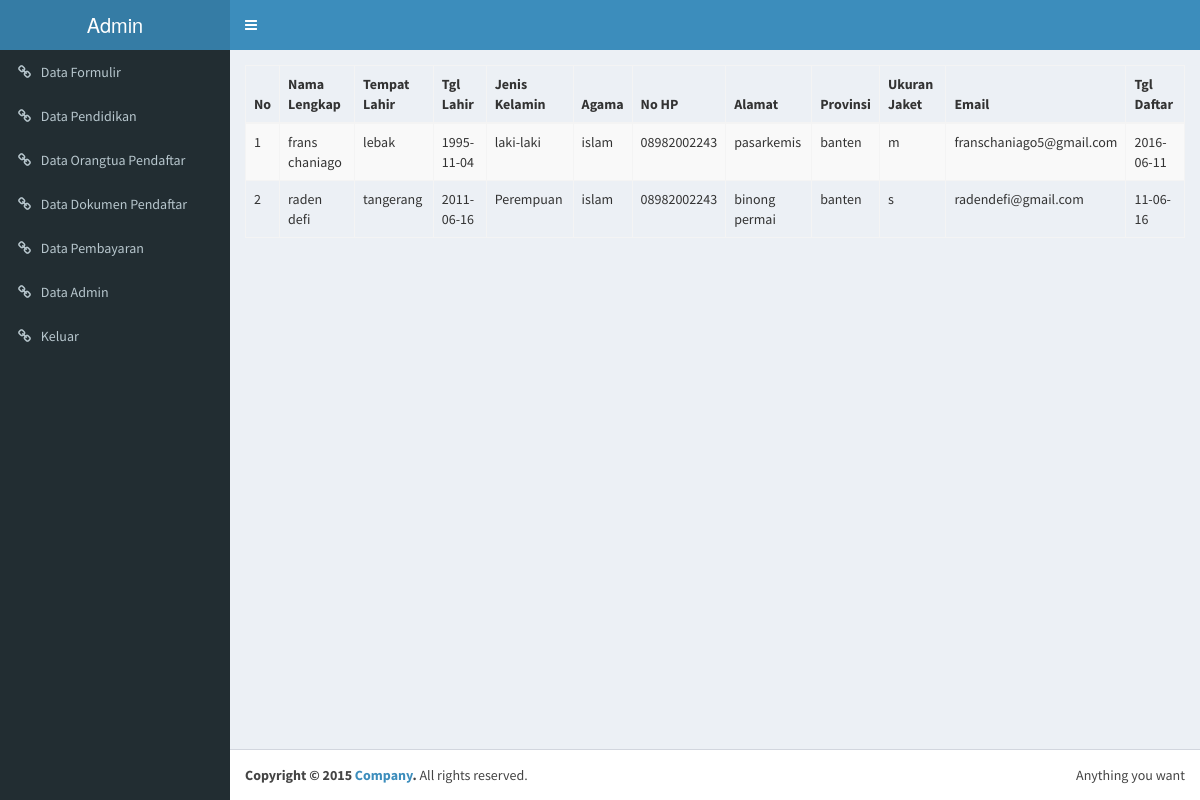
The page /admin/index.php (signed in) on the database its author committed.
### tables this page shows
CREATE TABLE `formulir_mhs` (
  `id` int(11) NOT NULL,
  `nama_lengkap` varchar(100) NOT NULL,
  `tempat_lahir` varchar(100) NOT NULL,
  `tgl_lahir` date NOT NULL,
  `jenis_kelamin` varchar(20) NOT NULL,
  `agama` varchar(20) NOT NULL,
  `no_hp` varchar(15) NOT NULL,
  `alamat` text NOT NULL,
  `provinsi` varchar(100) NOT NULL,
  `no_jaket` varchar(5) NOT NULL,
  `email` varchar(100) NOT NULL,
  `tgl_daftar` varchar(100) NOT NULL
);

### admin/config/fungsi.php (called while the page is built, shortened)
<?php
function tampilpendaftar(){
	global $konek;
	$sql="SELECT * FROM formulir_mhs";
	$result=mysqli_query($konek,$sql) or die('gagal menampilkan data');
	return $result;
}
 ?>

### admin/index.php (the view, shortened to what this page needs)
<?php include 'head.php';
if(empty($_SESSION['id'])){ ?>
  <script>window.location.href='login.php'</script>
<?php }else{
$result=tampilpendaftar();
?>
<link rel="stylesheet" type="text/css" href="dt/css/dataTables.bootstrap.css">
<table class="table table-striped table-bordered">
  <thead>
    <tr>
      <th>No</th>
      <th>Nama Lengkap</th>
      <th>Tempat Lahir</th>
      <th>Tgl Lahir</th>
      <th>Jenis Kelamin</th>
      <th>Agama</th>
      <th>No HP</th>
      <th>Alamat</th>
      <th>Provinsi</th>
      <th>Ukuran Jaket</th>
      <th>Email</th>
      <th>Tgl Daftar</th>
    </tr>
  </thead>
      <tbody>
      <?php $no=1; while ($row=mysqli_fetch_assoc($result)) {
      ?>
        <tr>
        <td><?= $no; ?></td>
        <td><?= $row['nama_lengkap'] ?></td>
        <td><?= $row['tempat_lahir'] ?></td>
        <td><?= $row['tgl_lahir'] ?></td>
        <td><?= $row['jenis_kelamin'] ?></td>
        <td><?= $row['agama'] ?></td>
        <td><?= $row['no_hp'] ?></td>
        <td><?= $row['alamat'] ?></td>
        <td><?= $row['provinsi'] ?></td>
        <td><?= $row['no_jaket'] ?></td>
        <td><?= $row['email'] ?></td>
        <td><?= $row['tgl_daftar'] ?></td>
        </tr>
        <?php $no++; }?>
      </tbody>
</table>
</head>
<?php }include 'foot.php'; ?>

### admin/head.php (shortened to what this page needs)
<!DOCTYPE html>
<html>
<head>
  <link rel="stylesheet" href="bootstrap/css/bootstrap.min.css">
  <link rel="stylesheet" href="https://cdnjs.cloudflare.com/ajax/libs/font-awesome/4.5.0/css/font-awesome.min.css">
  <link rel="stylesheet" href="https://cdnjs.cloudflare.com/ajax/libs/ionicons/2.0.1/css/ionicons.min.css">
  <link rel="stylesheet" href="dist/css/AdminLTE.min.css">
  <link rel="stylesheet" href="dist/css/skins/skin-blue.min.css">
<body class="hold-transition skin-blue sidebar-mini">
<div class="wrapper">
  <header class="main-header">
    <a href="index2.html" class="logo">
      <span class="logo-lg">Admin</span>
    </a>
    <nav class="navbar navbar-static-top" role="navigation">
      <a href="#" class="sidebar-toggle" data-toggle="offcanvas" role="button">
      </a>
    </nav>
  </header>
  <aside class="main-sidebar">
    <section class="sidebar">
      <ul class="sidebar-menu">
        <li><a href="index.php"><i class="fa fa-link"></i> <span>Data Formulir</span></a></li>
        <li><a href="data_pendidikan.php"><i class="fa fa-link"></i> <span>Data Pendidikan</span></a></li>
        <li><a href="data_ortu.php"><i class="fa fa-link"></i> <span>Data Orangtua Pendaftar</span></a></li>
        <li><a href="data_dokumen.php"><i class="fa fa-link"></i> <span>Data Dokumen Pendaftar</span></a></li>
        <li><a href="data_pembayaran.php"><i class="fa fa-link"></i> <span>Data Pembayaran</span></a></li>
        <li><a href="data_admin.php"><i class="fa fa-link"></i> <span>Data Admin</span></a></li>
        <li><a href="logout.php"><i class="fa fa-link"></i> <span>Keluar</span></a></li>
      </ul>
    </section>
  </aside>
  <div class="content-wrapper">
    <section class="content">

### admin/foot.php (shortened to what this page needs)
<footer class="main-footer">
    <div class="pull-right hidden-xs">
      Anything you want
    </div>
    <strong>Copyright &copy; 2015 <a href="#">Company</a>.</strong> All rights reserved.
  </footer>
</body>
</html>

### rows shown on the page
formulir_mhs: nama_lengkap "frans chaniago", tempat_lahir "lebak", tgl_lahir "1995-11-04", jenis_kelamin "laki-laki", agama "islam", no_hp "08982002243", alamat "pasarkemis", provinsi "banten", no_jaket "m", email "franschaniago5@gmail.com", tgl_daftar "2016-06-11"
formulir_mhs: nama_lengkap "raden defi", tempat_lahir "tangerang", tgl_lahir "2011-06-16", jenis_kelamin "Perempuan", agama "islam", no_hp "08982002243", alamat "binong permai", provinsi "banten", no_jaket "s", email "radendefi@gmail.com", tgl_daftar "11-06-16"
